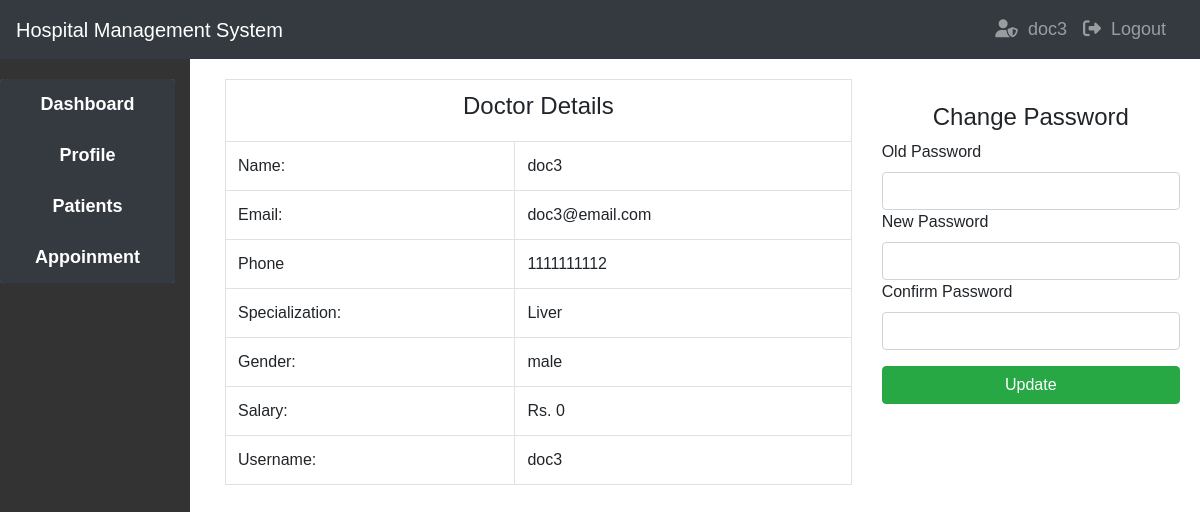
The app's page /doctor/profile.php (signed in) with its own data.
### tables this page shows
CREATE TABLE `doctors` (
  `id` int(100) NOT NULL,
  `name` varchar(100) NOT NULL,
  `email` varchar(100) NOT NULL,
  `specialization` varchar(100) NOT NULL,
  `phone` bigint(50) NOT NULL,
  `gender` varchar(50) NOT NULL,
  `username` varchar(100) NOT NULL,
  `password` varchar(100) NOT NULL,
  `status` varchar(100) NOT NULL,
  `salary` varchar(100) NOT NULL
);

### doctor/profile.php (the view, shortened to what this page needs)
<?php
if(isset($_SESSION['doctor'])){
    include("../include/header.php");
}
else{
    header("location:../index.php");
}
?>
<!DOCTYPE html>
<html lang="en">
<head>
    <link rel="stylesheet" href="https://cdn.jsdelivr.net/npm/bootstrap@4.6.2/dist/css/bootstrap.min.css">
    <link rel="stylesheet" href="style.css">
</head>
<body>
    <div class="container-fluid">
        <div class="row">
            <div class="col-md-2 sidebar">
                <?php
                    include("./sidebar.php");
                ?>
            </div>
            <div class="col-md-10 main-content">
                <?php
                $id=$_SESSION['doc_id'];
                $query="SELECT * FROM doctors WHERE id='$id'";
                $row=mysqli_query($connect,$query);
                $result=mysqli_fetch_assoc($row);
                ?>
                <div class="col-md-12">
                    <div class="row">
                        <div class="col-md-8">
                            <table class='table table-bordered'>
                                <tr>
                                    <th class="text-center" colspan=2><h4>Doctor Details</h4></th>
                                </tr>
                                <tr>
                                    <td>Name:</td>
                                    <td><?php echo $result['name']; ?></td>
                                </tr>
                                <tr>
                                    <td>Email:</td>
                                    <td><?php echo $result['email']; ?></td>
                                </tr>
                                <tr>
                                    <td>Phone</td>
                                    <td><?php echo $result['phone']; ?></td>
                                </tr>
                                <tr>
                                    <td>Specialization:</td>
                                    <td><?php echo $result['specialization']; ?></td>
                                </tr>
                                <tr>
                                    <td>Gender:</td>
                                    <td><?php echo $result['gender']; ?></td>
                                </tr>
                                <tr>
                                    <td>Salary:</td>
                                    <td>Rs. <?php echo $result['salary']; ?></td>
                                </tr>
                                <tr>
                                    <td>Username:</td>
                                    <td><?php echo $result['username']; ?></td>
                                </tr>
                            </table>
                        </div>
                        <div class="col-md-4">
                            <div class="my-4">
                                <form action="update_password.php?id=<?php echo $id; ?>" method="post">
                                <h4 class="text-center">Change Password</h4>
                                <div class="form-grou my-3p">
                                    <label for="oldpass">Old Password</label>
                                    <input type="password" name="oldpass" class="form-control" autocomplete="off" required>
                                </div>
                                <div class="form-grou my-3p">
                                    <label for="newpass">New Password</label>
                                    <input type="password" name="newpass" class="form-control" autocomplete="off" required>
                                </div>
                                <div class="form-grou my-3p">
                                    <label for="conpass">Confirm Password</label>
                                    <input type="password" name="conpass" class="form-control" autocomplete="off" >
                                </div>
                                <input type="submit" name="update" value="Update" class="my-3 btn btn-success btn-block" required>
                                </form>
                            </div>
                        </div>
                    </div>
                </div>
            </div>
        </div>
    </div>
</body>
</html>

### doctor/style.css (style rules this page uses)
* { margin: 0; padding: 0; }
body { font-family: Arial, sans-serif; }
.container-fluid { padding: 0; }
.sidebar { background-color: #333333; padding-top: 20px; min-height: 100vh; }
.main-content { padding: 20px; }

### include/header.php (style rules this page uses)
body { font-family: Arial, sans-serif; }

### records on screen
doctors: name "doc3", email "doc3@email.com", phone "1111111112", specialization "Liver", gender "male", salary "0", username "doc3"

### other values on screen
$user1 "doc3"
